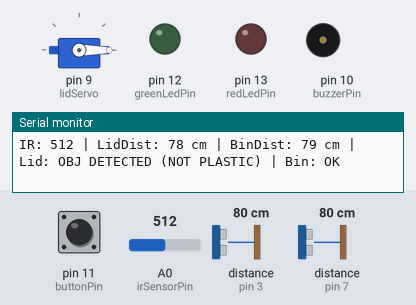
A sketch run on a simulated Arduino Uno, built with avr-gcc and run on an emulated ATmega328P. Shown: servo, output pins drawn as LEDs (lit = HIGH), buzzer (waves = sounding, pin HIGH), the last lines printed to the serial monitor. Wiring (inferred from the names in the program): 2 × ultrasonic range finder: trigger pin 2, echo pin 3 / trigger pin 6, echo pin 7. Dashed ring = blinking. The test bench sets the inputs (shaded band); at power-on: A0 (irSensorPin) = 512, distance to the obstacle (sensors on pin 3, pin 7) 80 cm, pin 11 (buttonPin) HIGH. The echo pulse lasts 58.3 µs per cm; pins used as bus, display or sensor lines are not drawn.

Above: at 1.2 s.
1.3 s: A0 (irSensorPin) set to 591
3.1 s: A0 (irSensorPin) set to 609
At 3.94 s:
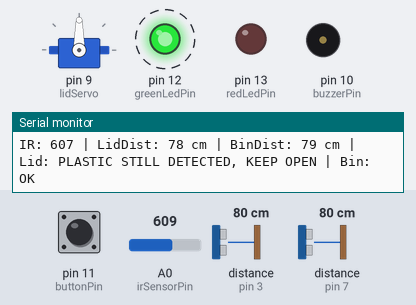
6.1 s: distance to the obstacle (sensor on pin 3) set to 12 cm
9.1 s: distance to the obstacle (sensor on pin 3) set to 9 cm
At 10.0 s:
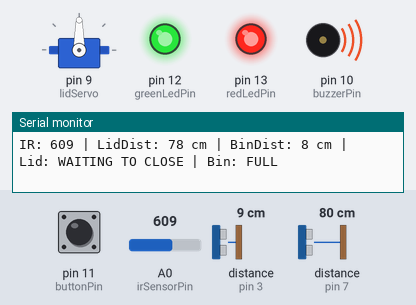
10.6 s: pin 11 (buttonPin) pulled LOW for 0.15 s
At 11.8 s:
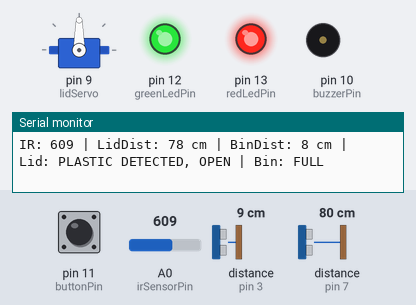
12.2 s: A0 (irSensorPin) set to 511
At 13.6 s:
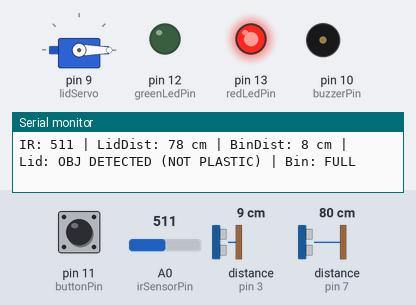
Timing chart, 0 to 14.7 s (numbered marks = the images above; inputs shaded):
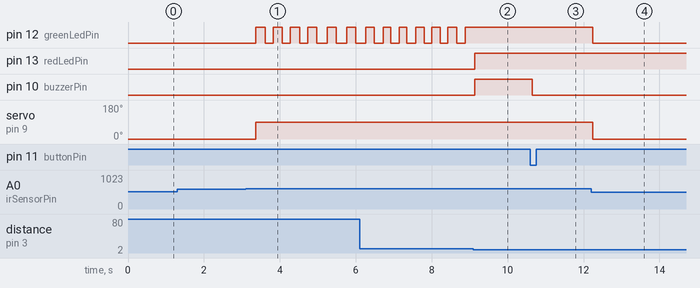

Measured:
- the behaviour switches between 599 and 600 on A0 (irSensorPin) (found by bisection; images 0 and 1)
- the behaviour switches between 11 and 10 cm on distance to the obstacle (sensor on pin 3) (found by bisection; images 1 and 2)
- after the input at 3.1 s, pin 12 (greenLedPin): alternates HIGH for 0.24 s and LOW for 0.21 s, starting after 0.27 s; servo on pin 9 (lidServo): 0° → 90° after 0.27 s
- after the input at 9.1 s, pin 12 (greenLedPin): stops changing and stays HIGH; pin 13 (redLedPin), pin 10 (buzzerPin): LOW → HIGH at once
- after the input at 10.6 s, pin 10 (buzzerPin): HIGH → LOW after 0.06 s
- after the input at 12.2 s, pin 12 (greenLedPin): HIGH → LOW at once; servo on pin 9 (lidServo): 90° → 0° at once

The sketch:

trashcan_toEdit.ino
```cpp
#include <Servo.h>

Servo lidServo;

// Sensor pins
const int trigLid = 6, echoLid = 7; //nearby object
const int trigBin = 2, echoBin = 3; //bin fullness
const int irSensorPin = A0;

// LEDs and buzzer
const int redLedPin = 13;
const int greenLedPin = 12;
const int buzzerPin = 10;
const int buttonPin = 11; // Pushbutton to silence buzzer

// Configuration constants
const int openAngle = 90;
const int closeAngle = 0;
const int fullThreshold = 10;   // cm
const int openThreshold = 15;   // cm
const int minPlasticIntensity = 600;
const int maxPlasticIntensity = 800;

// Moving Average Filter settings
const int numSamples = 10;
int irSamples[numSamples];
int irIndex = 0;

// Timing
unsigned long previousBlinkTime = 0;
unsigned long plasticLastDetectedTime = 0;
unsigned long lastPrintTime = 0;
const unsigned long blinkInterval = 200;
const unsigned long closeDelay = 1000;  // 1 second
const unsigned long printInterval = 500;

bool greenLedState = LOW;
bool lidIsOpen = false;
bool buzzerSilenced = false;

int getDistance(int trigPin, int echoPin) {
  digitalWrite(trigPin, LOW); delayMicroseconds(2);
  digitalWrite(trigPin, HIGH); delayMicroseconds(10);
  digitalWrite(trigPin, LOW);
  long duration = pulseIn(echoPin, HIGH);
  return duration * 0.034 / 2;
}

int optimizedDistance(int rawDistance, int sensorType) {
  if (sensorType == 1 && rawDistance > 15 && rawDistance < 30) return rawDistance - 5;
  return rawDistance;
}

int getFilteredIR() {
  irSamples[irIndex] = analogRead(irSensorPin);
  irIndex = (irIndex + 1) % numSamples;

  long sum = 0;
  for (int i = 0; i < numSamples; i++) {
    sum += irSamples[i];
  }

  return sum / numSamples;
}

void setup() {
  Serial.begin(9600);
  pinMode(trigLid, OUTPUT); pinMode(echoLid, INPUT);
  pinMode(trigBin, OUTPUT); pinMode(echoBin, INPUT);
  pinMode(irSensorPin, INPUT);
  pinMode(redLedPin, OUTPUT); pinMode(greenLedPin, OUTPUT);
  pinMode(buzzerPin, OUTPUT); digitalWrite(buzzerPin, LOW);
  pinMode(buttonPin, INPUT_PULLUP);

  lidServo.attach(9);
  lidServo.write(closeAngle);

  for (int i = 0; i < numSamples; i++) {
    irSamples[i] = analogRead(irSensorPin);
  }
}

void loop() {
  int lidDistance = optimizedDistance(getDistance(trigLid, echoLid), 1);
  int binDistance = optimizedDistance(getDistance(trigBin, echoBin), 2);
  bool isFull = (binDistance < fullThreshold);

  int filteredIR = getFilteredIR();
  bool isPlasticDetected = (filteredIR >= minPlasticIntensity && filteredIR <= maxPlasticIntensity);
  bool isObjectDetected = (filteredIR > 50);

  String lidStatus = "";
  String binStatus = isFull ? "FULL" : "OK";

  unsigned long currentMillis = millis();

  // --- Button Logic ---
  int buttonState = digitalRead(buttonPin);
  if (buttonState == LOW) {
    buzzerSilenced = true;
    digitalWrite(buzzerPin, LOW);
  }

  // --- Lid Control Logic ---
  if (isPlasticDetected && !isFull) {
    plasticLastDetectedTime = currentMillis;

    if (!lidIsOpen) {
      lidServo.write(openAngle);
      lidIsOpen = true;
      lidStatus = "PLASTIC DETECTED, OPENING";
    } else {
      lidStatus = "PLASTIC STILL DETECTED, KEEP OPEN";
    }

    if (currentMillis - previousBlinkTime >= blinkInterval) {
      previousBlinkTime = currentMillis;
      greenLedState = !greenLedState;
      digitalWrite(greenLedPin, greenLedState);
    }

    digitalWrite(redLedPin, LOW);
  } else {
    if (lidIsOpen) {
      if (currentMillis - plasticLastDetectedTime >= closeDelay) {
        if (!isPlasticDetected) {
          lidServo.write(closeAngle);
          lidIsOpen = false;
          digitalWrite(greenLedPin, LOW);
          lidStatus = "NO PLASTIC, CLOSING";
        } else {
          lidStatus = "PLASTIC DETECTED, OPEN";
        }
      } else {
        lidStatus = "WAITING TO CLOSE";
      }
    } else {
      lidStatus = "CLOSED";
    }

    if (isObjectDetected && !isPlasticDetected) {
      lidStatus = "OBJ DETECTED (NOT PLASTIC)";
    }
  }

  // --- Bin Full Logic ---
  if (isFull) {
    digitalWrite(redLedPin, HIGH);
    if (!buzzerSilenced) {
      digitalWrite(buzzerPin, HIGH);
    }
  } else {
    digitalWrite(redLedPin, LOW);
    digitalWrite(buzzerPin, LOW);
    buzzerSilenced = false; // Reset silence when bin is cleared
  }

  // --- Serial Monitoring ---
  if (currentMillis - lastPrintTime >= printInterval) {
    lastPrintTime = currentMillis;
    Serial.print("IR: "); Serial.print(filteredIR);
    Serial.print(" | LidDist: "); Serial.print(lidDistance); Serial.print(" cm");
    Serial.print(" | BinDist: "); Serial.print(binDistance); Serial.print(" cm");
    Serial.print(" | Lid: "); Serial.print(lidStatus);
    Serial.print(" | Bin: "); Serial.println(binStatus);
  }

  delay(50);
}
```
